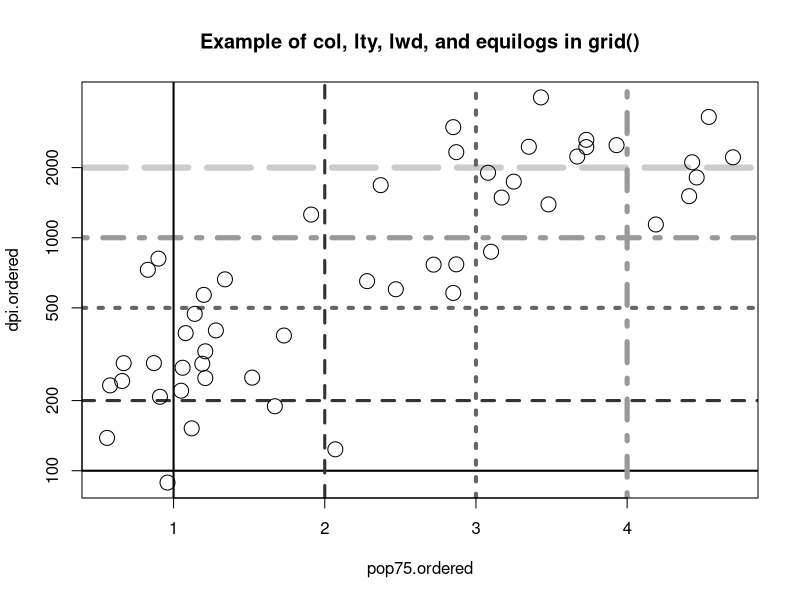

Reproduce this figure in R.
ord = order( 
  LifeCycleSavings$pop75
)
pop75.ordered = LifeCycleSavings$pop75[ ord ]
dpi.ordered = LifeCycleSavings$dpi[ ord ]

plot( 
  pop75.ordered, 
  dpi.ordered, 
  log="y", 
  cex=2, 
  panel.first=grid( 
    col=gray( (0:4)/5), 
    lty=1:5, 
    lwd=( 2:6 ),
    equilogs=FALSE 
    ) 
  )
title( 
  main="Example of col, lty, lwd, and equilogs in grid()"
  )
